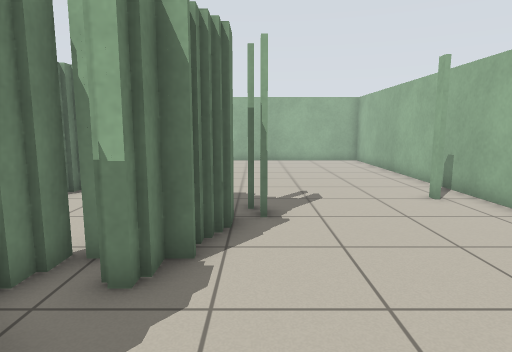
view 1 (above)

21 first-person views from a walk through a world built for the Player/Stage simulator. The camera is 1 m above the floor, tilts 8° down and sees 75° across. The lines on the ground mark 1 m squares. The floor is counted in squares, 0.5 m on a side. Each view is taken from the middle of a square. On the plan, view 1 faces up. The plan holds only what a view shows up to about 18 squares ahead; the rest is blank. Robots are left out.

view 2
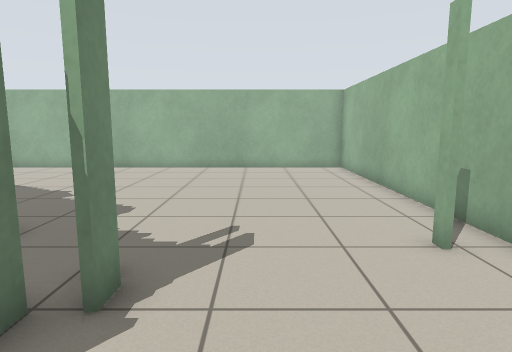

view 3
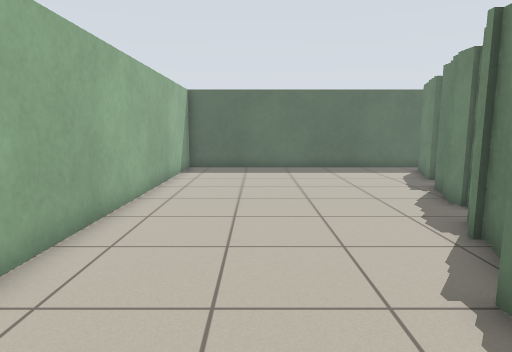

view 4
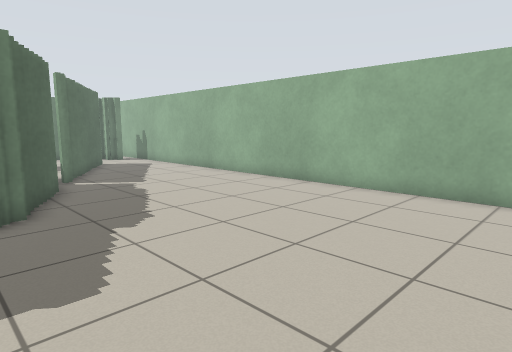

view 5
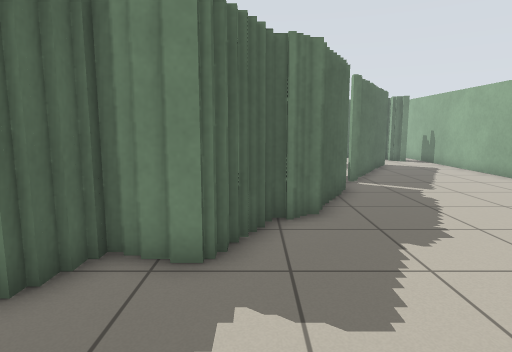

view 6
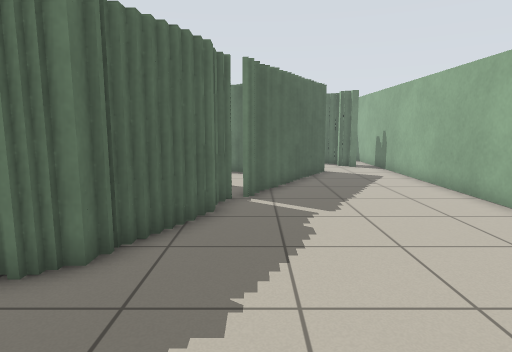

view 7
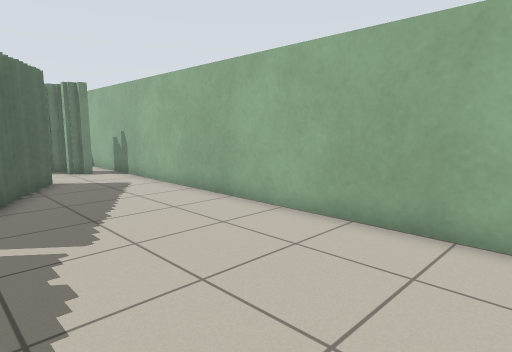

view 8
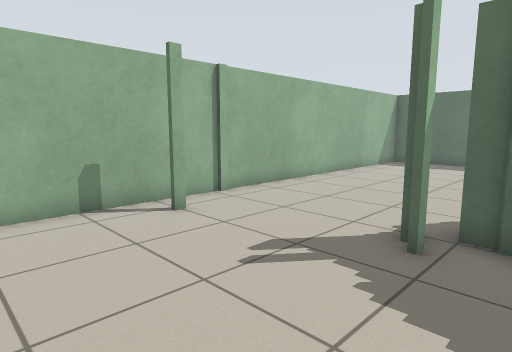

view 9
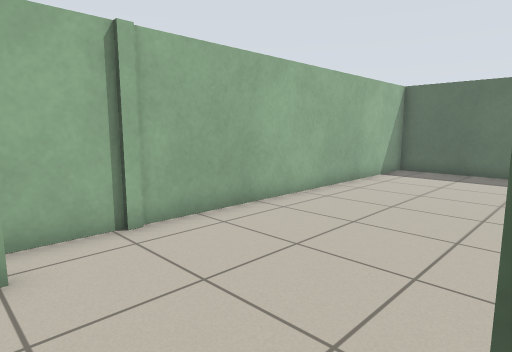

view 10
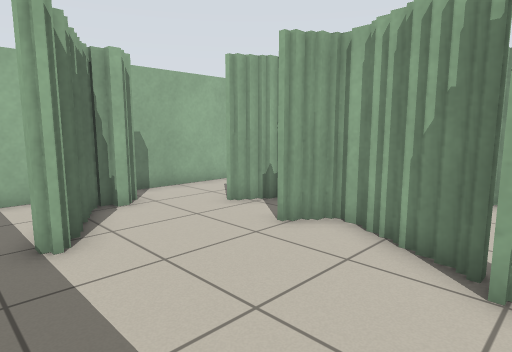

view 11
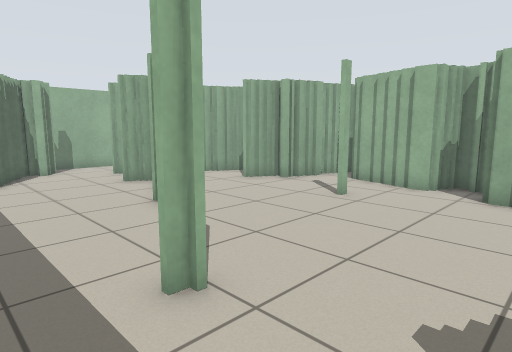

view 12
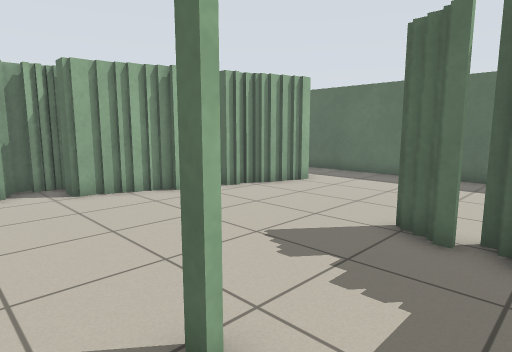

view 13
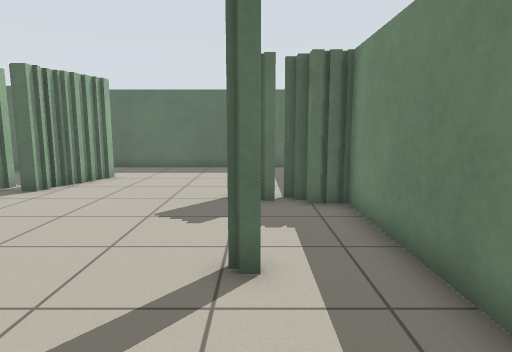

view 14
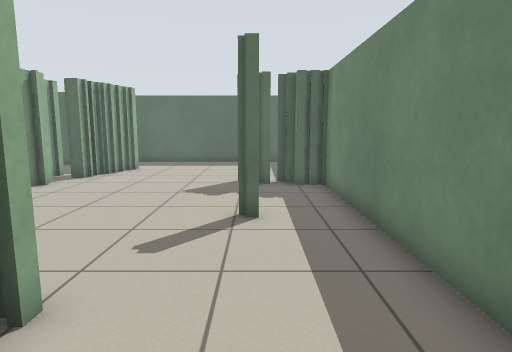

view 15
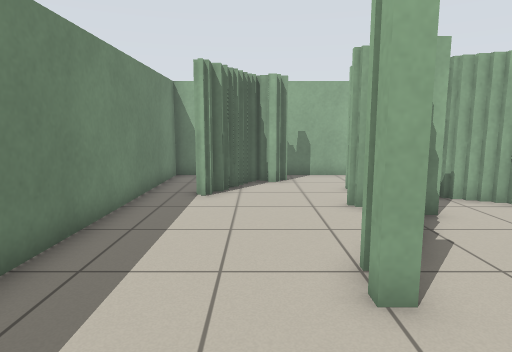

view 16
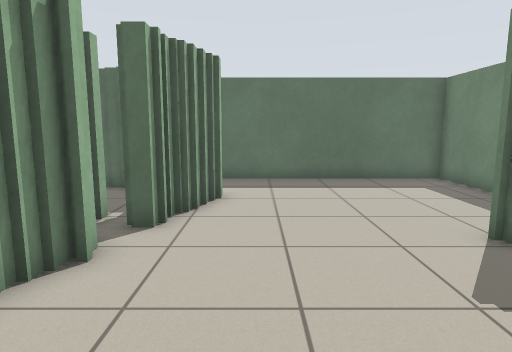

view 17
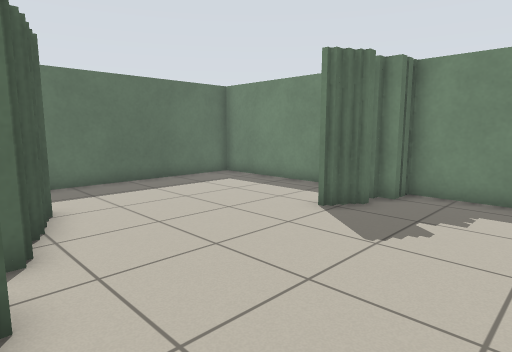

view 18
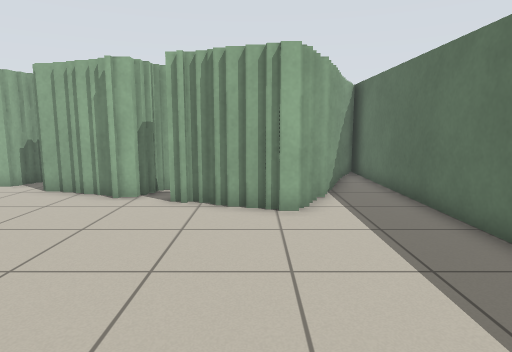

view 19
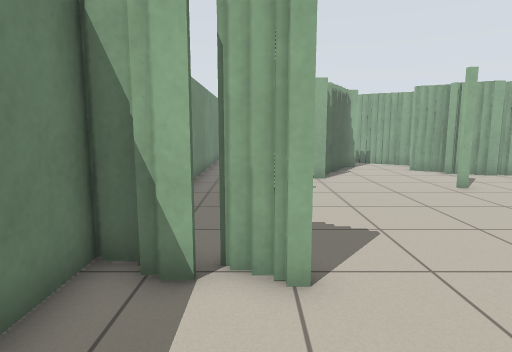

view 20
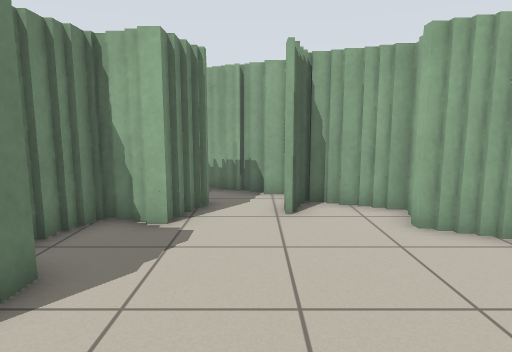

view 21
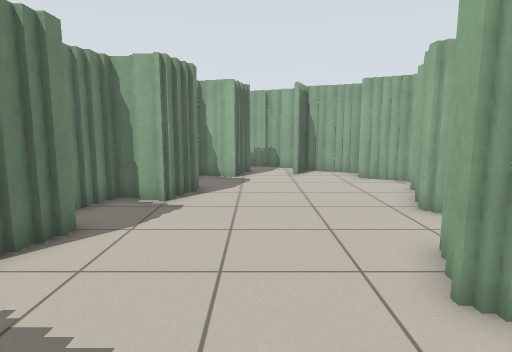

### Floor plan
Key: @ floor where view 1 was taken; # wall or solid block; . floor; T thing the floor can be seen under or through.
Columns run from 24 left of view 1 to 7 right of it. Each row starts with its distance up from view 1.
 22 ################################
 21 #..............................#
 20 #...##.........................#
 19 #..##..........................#
 18 #..#....#......................#
 17 #..#....###....................#
 16 #.........###..................#
 15 #......##...##.................#
 14 #......#......###..............#
 13 #......#...##   ###............#
 12 #.....##....### ..#............#
 11 #.....#.......##..####.........#
 10 #.............##..#..#.......#.#
  9 #............###.....#.........#
  8 #.........#..#.......####......#
  7 #..#.........#.........#.......#
  6 #............##......T.#.......#
  5 #...........###......T.#.......#
  4 #...........##.......TTT.......#
  3 #..........##........T ........#
  2 ####.......##.........#........#
  1 #.##........#........# ........#
  0 #.........#.#......###..@......#
 -1 #.........#........# ..........#
 -2 #.........# .......##..........#
 -3 #.........##..      #..........#
 -4 #..........###.    ##..........#
 -5 #............###.  #...........#
 -6 #..............### ............#
 -7 ################################

Positions as (right, up) in squares from view 1, and headings:
1: (0, 0), facing up
2: (2, 4), facing up
3: (3, 11), facing down
4: (3, 11), facing up-left
5: (2, 11), facing left
6: (-1, 15), facing left
7: (-3, 15), facing up-left
8: (-2, 14), facing down-right
9: (0, 10), facing down-right
10: (-23, 11), facing up-right
11: (-23, 3), facing up-right
12: (-23, 8), facing down-right
13: (-21, 11), facing down
14: (-21, 14), facing down
15: (-20, 7), facing up
16: (-16, 7), facing down
17: (-13, 6), facing down-left
18: (-23, -2), facing right
19: (-21, -3), facing up
20: (-7, 2), facing up
21: (-8, -5), facing up
